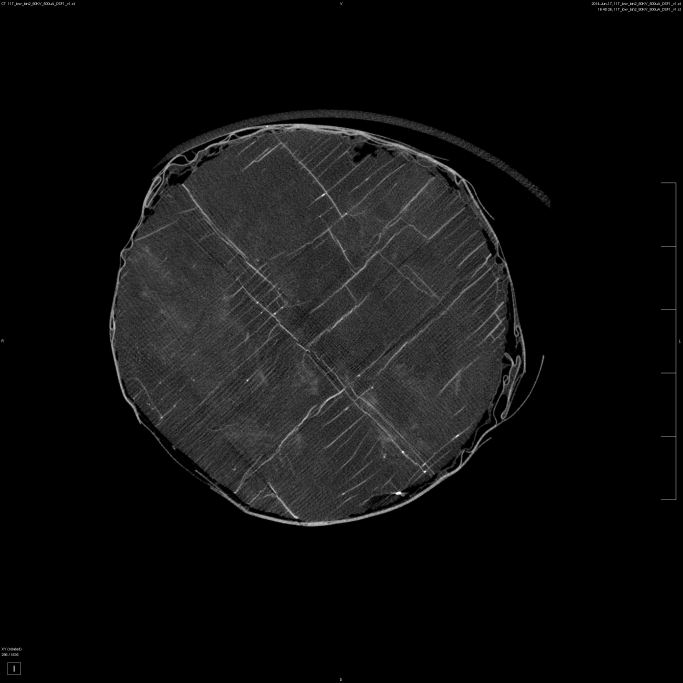
%> input picture breakpoint_method/external_librairies/solid_reconstruction/11Tpre (296).jpg, 2048 x 2048 px (shown at 1/3 size)
$ octave binary_blocks_detection.m   (GNU Octave 9; MATLAB toolbox functions it lacks are replaced by stand-ins)
%> lines starting %> are read from the running program, lines starting %| are printed output that depends on the picture; in (x1, y1, x2, y2) boxes, pixels count from 0 and x2, y2 are one past the last pixel; in counts of white or black regions, pixels touching at a corner belong together; the program's own positions count from 1
%Align pre- and post for 2D case

  A= imread('11Tpre (296).jpg');
%> A is the input picture: size 2048x2048x3 uint8; min 0, max 255, mean 16.1
  A = rgb2gray (A);
%> A: size 2048x2048 uint8
  A = im2bw(A, 0.4);
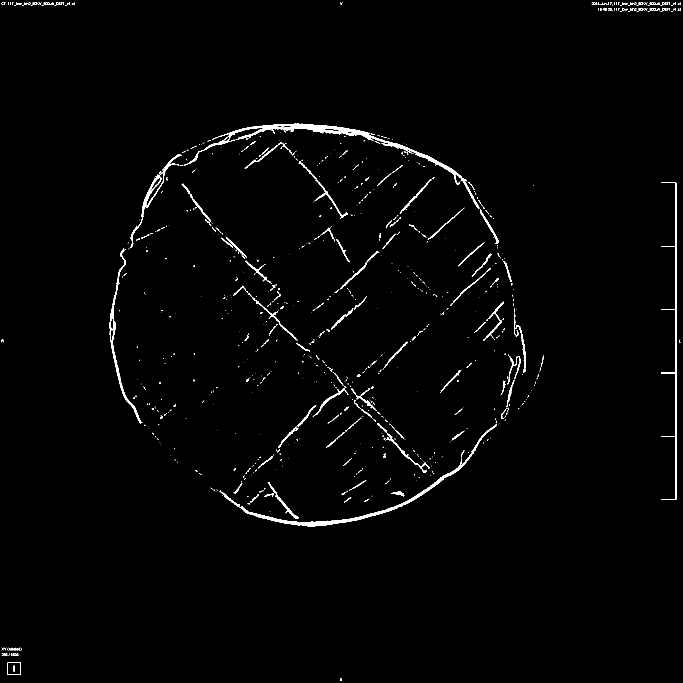
%> A: size 2048x2048 logical (shown at 1/3 size); 1.2% white; 1001 white regions (833 under 20 px), largest, box (x1, y1, x2, y2) and area: (552, 371, 1438, 626) 10127, (722, 1272, 1490, 1579) 6793, (329, 745, 427, 1271) 3058
  A = imcrop (A,[345 390 1179 1179]); %cropping image to a 1180 x 1180
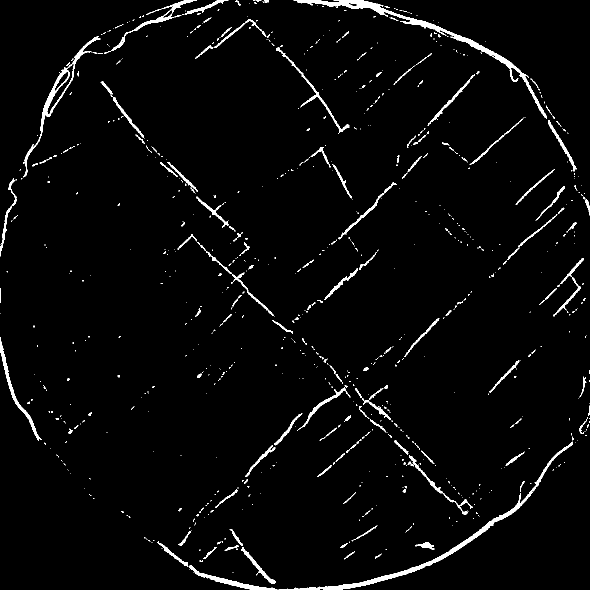
%> A: size 1180x1180 logical (shown at 1/2 size); 2.8% white; 817 white regions (661 under 20 px), largest, box (x1, y1, x2, y2) and area: (587, 0, 1094, 237) 5081, (557, 883, 1146, 1180) 4527, (47, 73, 201, 355) 2288
  %dilate
  se = strel('disk',2);
  A = imdilate(A,se);
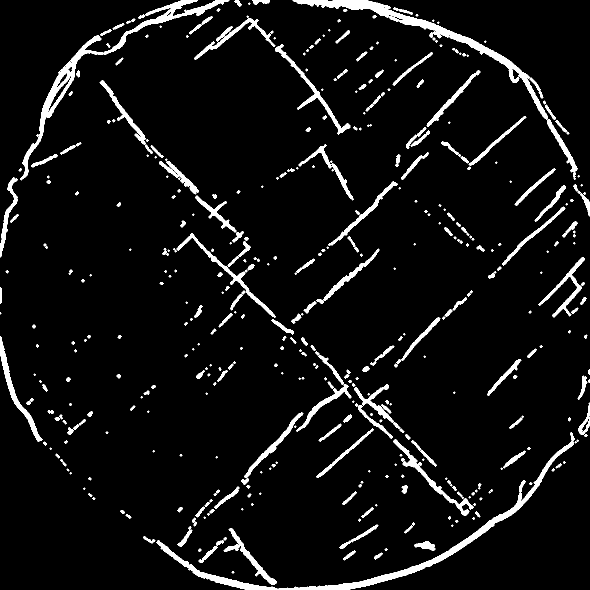
%> A: size 1180x1180 logical (shown at 1/2 size); 6.1% white; 455 white regions (143 under 20 px), largest, box (x1, y1, x2, y2) and area: (313, 864, 1149, 1180) 9741, (585, 0, 1096, 239) 8099, (40, 0, 459, 361) 7816

  B= imread('11Tpost (272).jpg');
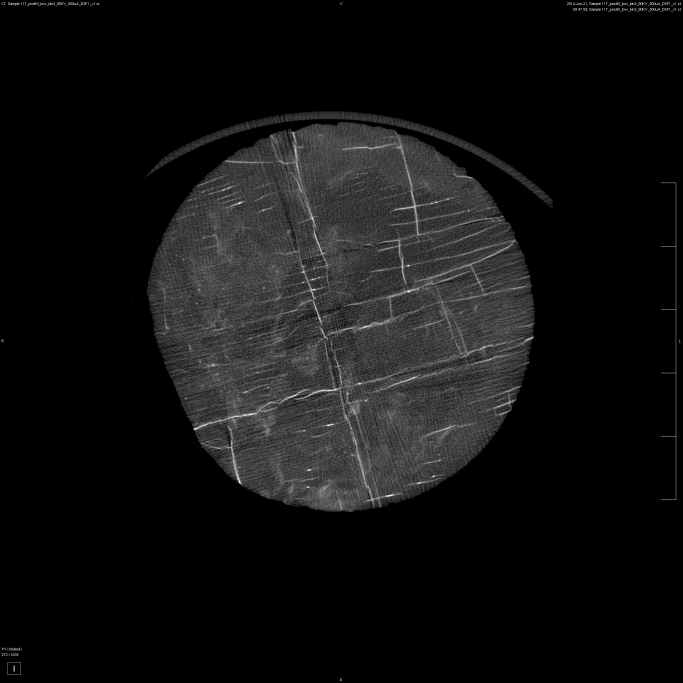
%> input picture breakpoint_method/external_librairies/solid_reconstruction/11Tpost (272).jpg, 2048 x 2048 px (shown at 1/3 size)
%> B is the input picture: size 2048x2048x3 uint8; min 0, max 255, mean 17.1
  B = rgb2gray(B);
%> B: size 2048x2048 uint8
  B = im2bw(B, 0.4);
%> B: size 2048x2048 logical; 1.3% white; 2086 white regions (1820 under 20 px), largest, box (x1, y1, x2, y2) and area: (1028, 1221, 1188, 1521) 2474, (1176, 413, 1361, 708) 2409, (1983, 548, 2029, 1500) 2254
  B = imcrop (B,[435 370 1179 1179]); %cropping image to a 1180 x 1180
%> B: size 1180x1180 logical; 3.5% white; 1898 white regions (1646 under 20 px), largest, box (x1, y1, x2, y2) and area: (594, 852, 754, 1152) 2474, (742, 44, 927, 339) 2409, (146, 829, 410, 921) 2010
   %dilate
  se = strel('disk',2);
  B = imdilate(B,se);
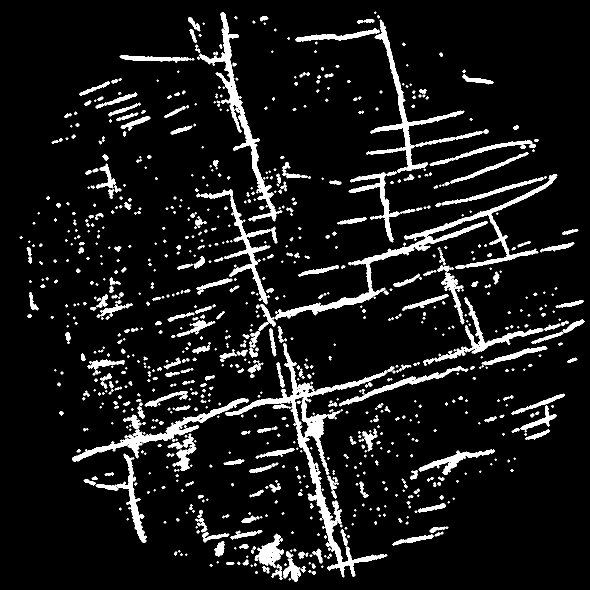
%> B: size 1180x1180 logical (shown at 1/2 size); 8.8% white; 935 white regions (364 under 20 px), largest, box (x1, y1, x2, y2) and area: (450, 686, 775, 1155) 12818, (544, 348, 1115, 640) 10417, (399, 25, 565, 443) 7041
  B = imrotate (B, 27.2,'bilinear', 'crop');
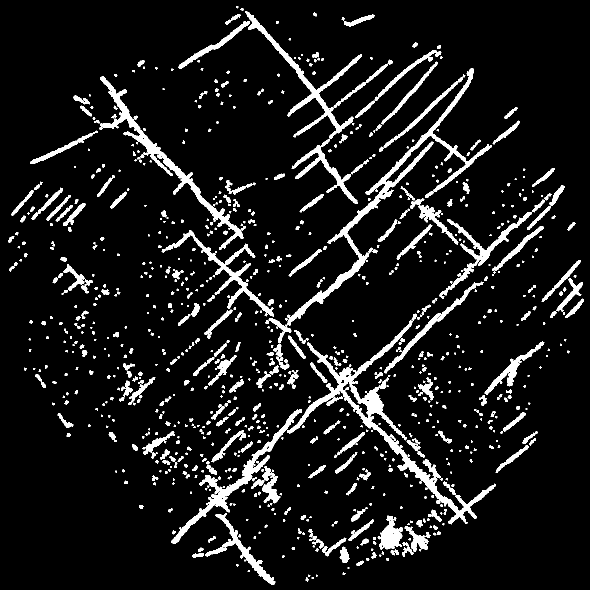
%> B: size 1180x1180 logical (shown at 1/2 size); 8.8% white; 936 white regions (363 under 20 px), largest, box (x1, y1, x2, y2) and area: (574, 641, 992, 1049) 12850, (571, 136, 984, 653) 10314, (200, 153, 492, 500) 7007


  subplot(2,3,1);
  imshow (A);
  title('A')


  subplot(2,3,2);
  imshow(B);
  title('B')


   %registration not possible with dilated pic of type logical
   % > turn into single
   A=im2single(A);
   B=im2single(B);

   % View misaligned images

    subplot(2,3,3);
    imshowpair(A,B,'Scaling','joint');
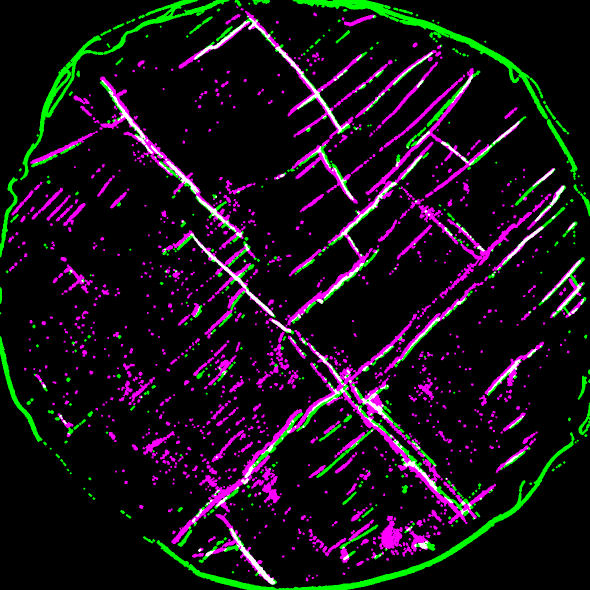
%> displayed picture: size 1180x1180x3, on the screen's scale of 0 to 255 (shown at 1/2 size); mean R, G, B 22.4, 15.6, 22.4
    title('A and B before registration')

    % Get a configuration suitable for registering images from different
    % sensors.
%> (the run ends here)
